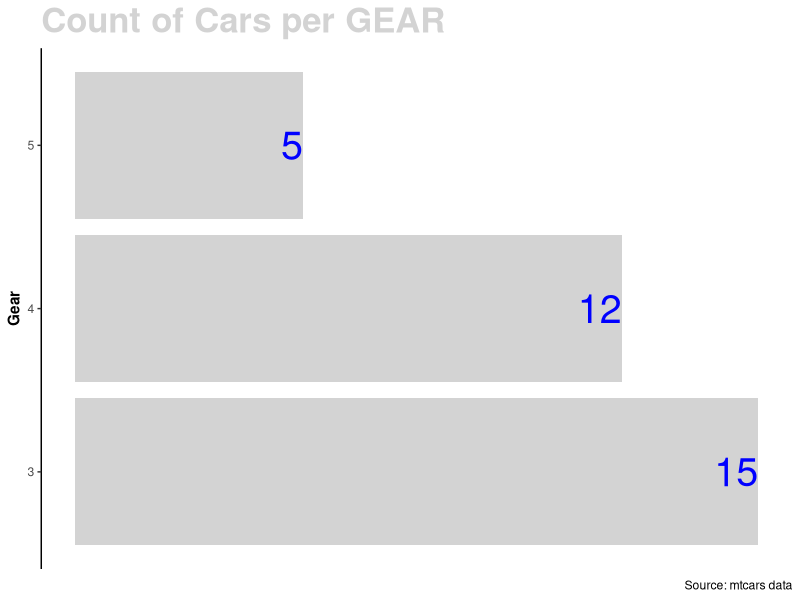
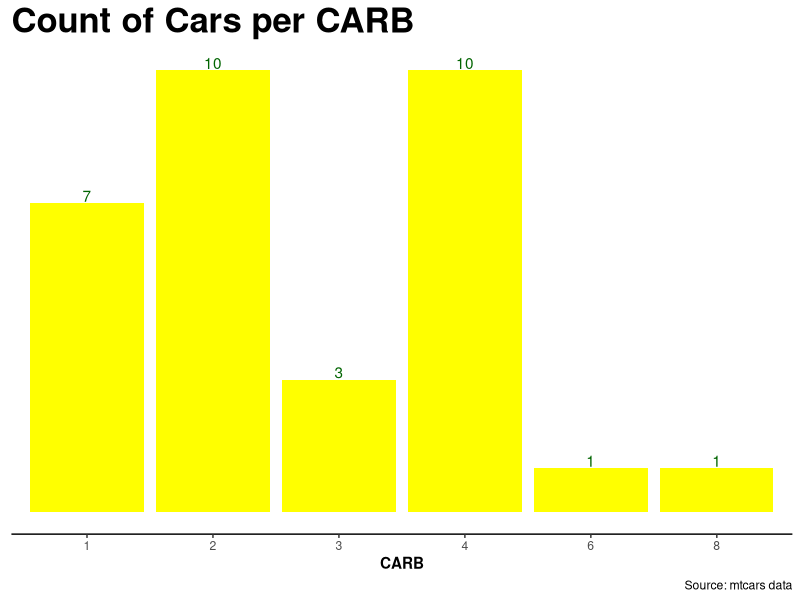
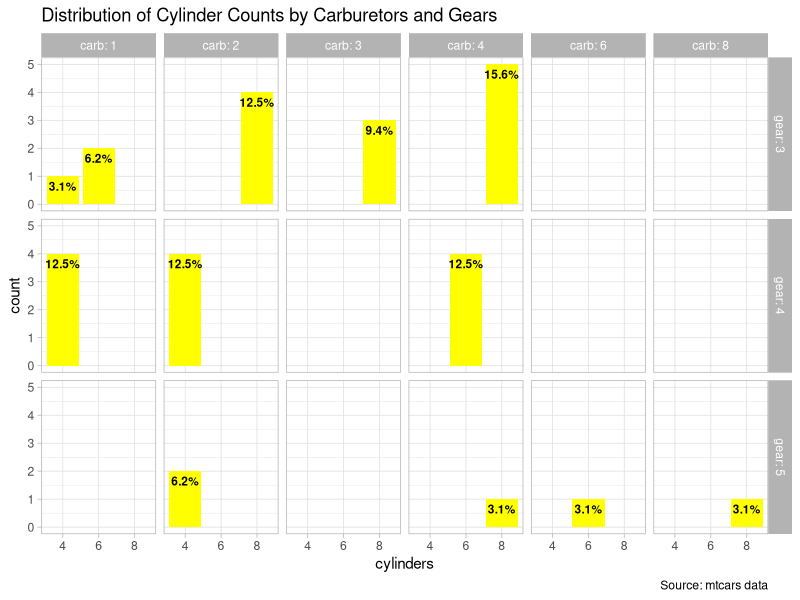

R code for these plots, in order:

# clean memory ------------------------------------------------------------
rm(list = ls())


# read in data ------------------------------------------------------------
#set working directory

filename=mtcars
mydata= filename


# see data ----------------------------------------------------------


head(mydata)


# see data types ----------------------------------------------------------

str(mydata)


# plot 1 ----------------------------------------------------------
library(ggplot2)

base = ggplot(data = mydata) 
plot1 = base + 
  aes(x = gear) + 
  geom_bar(fill = "lightgrey") + 
  geom_text(aes(label = ..count..), stat = "count", colour = "blue", size = 10, hjust = 1) +
  coord_flip() +
  labs(
    title = "Count of Cars per GEAR",
    caption = "Source: mtcars data",
    x ="Gear") +
  theme_classic() +
  theme(plot.title = element_text(size = 25, colour = "lightgrey", face = "bold"),
    axis.title.x = element_blank(),
          axis.line.x = element_blank(),
          axis.text.x = element_blank(),
          axis.ticks.x = element_blank(),
          axis.title.y = element_text(face = "bold"))
plot1




# save Draft ----------------------------------------------------------
saveRDS(plot1, file = "plot1.rds")


# plot 2 ----------------------------------------------------------

plot2 = base + 
  aes(x = factor(carb)) + 
  geom_bar(fill = "yellow") +
  geom_text(aes(label= ..count..), stat="count", colour = "darkgreen", vjust=-0.1) +
  labs(
    title = "Count of Cars per CARB",
    caption = "Source: mtcars data",
    x='CARB') +
  theme_classic() +
  theme(plot.title = element_text(size = 25, colour = "black", face = "bold"),
        axis.title.y = element_blank(),
        axis.line.y = element_blank(),
        axis.text.y = element_blank(),
        axis.ticks.y = element_blank(),
        axis.title.x = element_text(face = "bold"))

plot2


# save plot2 ----------------------------------------------------------
saveRDS(plot2, file = "plot2.rds")


# plot 3 ----------------------------------------------------------



plot3 = base + 
  aes(x = factor(cyl)) + 
  geom_bar(fill = "yellow") +
  geom_text(aes(label = scales::percent(..count.. / 32)),
            stat = "count", size = 3, fontface = "bold", vjust = 1.6) +
  facet_grid(gear~carb,labeller = label_both) +
  labs(
    title = "Distribution of Cylinder Counts by Carburetors and Gears",
    caption = "Source: mtcars data",
    x = "cylinders",
    y = "count") +
  theme_light()

    
plot3

# save plot3 ----------------------------------------------------------
saveRDS(plot3, file = "plot3.rds")
